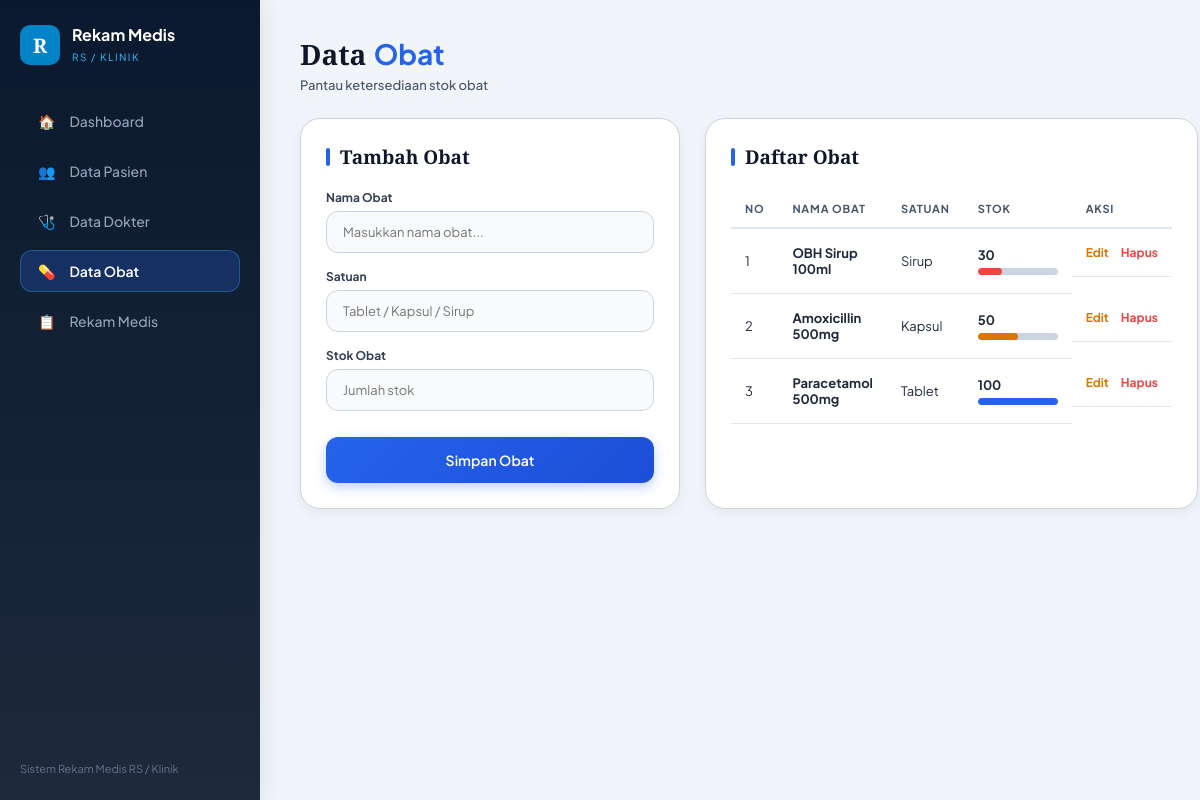
/obat.php, run on the app's committed database.
### tables this page shows
CREATE TABLE `obat` (
  `id_obat` int(11) NOT NULL AUTO_INCREMENT,
  `nama_obat` varchar(100) NOT NULL,
  `satuan` varchar(30) NOT NULL,
  `stok` int(11) NOT NULL,
  PRIMARY KEY (`id_obat`)
);

### obat.php (the view, shortened to what this page needs)
<?php
include 'koneksi.php';
$is_edit      = false;
$nama_obat    = "";
$satuan       = "";
$stok         = "";
?>
<!DOCTYPE html>
<html lang="id">
<head>
    <link rel="stylesheet" href="style.css">
</head>
<body>
    <div class="sidebar">
        <div>
            <div class="brand">
                <div class="brand-logo">R</div>
                <div class="brand-text"><h2>Rekam Medis</h2><span>RS / KLINIK</span></div>
            </div>
            <div class="nav-menu">
                <a href="index.php" class="nav-item"><span>🏠</span> Dashboard</a>
                <a href="pasien.php" class="nav-item"><span>👥</span> Data Pasien</a>
                <a href="dokter.php" class="nav-item"><span>🩺</span> Data Dokter</a>
                <a href="obat.php" class="nav-item active"><span>💊</span> Data Obat</a>
                <a href="rekam_medis.php" class="nav-item"><span>📋</span> Rekam Medis</a>
            </div>
        </div>
        <div class="sidebar-footer">Sistem Rekam Medis RS / Klinik</div>
    </div>
    <div class="main-content">
        <div class="header-title">
            <div>
                <h1>Data <span>Obat</span></h1>
                <p>Pantau ketersediaan stok obat</p>
            </div>
        </div>
        <div class="row-grid">
            <div class="panel">
                <h3 class="panel-title"><?= $is_edit ? "Edit Data Obat" : "Tambah Obat"; ?></h3>
                <form action="obat.php" method="POST">
                    <div class="form-group">
                        <label>Nama Obat</label>
                        <input type="text" name="nama_obat" class="form-control" value="<?= $nama_obat; ?>" placeholder="Masukkan nama obat..." required>
                    </div>
                    <div class="form-group">
                        <label>Satuan</label>
                        <input type="text" name="satuan" class="form-control" value="<?= $satuan; ?>" placeholder="Tablet / Kapsul / Sirup" required>
                    </div>
                    <div class="form-group">
                        <label>Stok Obat</label>
                        <input type="number" name="stok" class="form-control" value="<?= $stok; ?>" min="0" placeholder="Jumlah stok" required>
                    </div>
                    <button type="submit" name="simpan" class="btn-submit"><?= $is_edit ? "Update Obat" : "Simpan Obat"; ?></button>
                </form>
            </div>
            <div class="panel">
                <h3 class="panel-title">Daftar Obat</h3>
                <div class="table-responsive">
                    <table>
                        <thead>
                            <tr>
                                <th>NO</th>
                                <th>NAMA OBAT</th>
                                <th>SATUAN</th>
                                <th>STOK</th>
                                <th>AKSI</th>
                            </tr>
                        </thead>
                        <tbody>
                            <?php
                            $no = 1;
                            $data = mysqli_query($koneksi, "SELECT * FROM obat ORDER BY id_obat DESC");
                            while ($d = mysqli_fetch_assoc($data)) {
                                $pct = min(100, max(10, $d['stok']));
                                $bar_color = ($d['stok'] < 40) ? '#ef4444' : (($d['stok'] < 80) ? '#d97706' : '#2563eb');
                            ?>
                            <tr>
                                <td><?= $no++; ?></td>
                                <td><b><?= $d['nama_obat']; ?></b></td>
                                <td><?= $d['satuan']; ?></td>
                                <td>
                                    <b><?= $d['stok']; ?></b>
                                    <div class="progress-bar-bg">
                                        <div class="progress-bar-fill" style="width: <?= $pct; ?>%; background: <?= $bar_color; ?>;"></div>
                                    </div>
                                </td>
                                <td class="action-links">
                                    <a href="obat.php?edit=<?= $d['id_obat']; ?>" class="btn-action-edit">Edit</a>
                                    <a href="javascript:void(0)" onclick="konfirmasiHapus('obat.php?hapus=<?= $d['id_obat']; ?>')" class="btn-action-delete">Hapus</a>
                                </td>
                            </tr>
                            <?php } ?>
                        </tbody>
                    </table>
                </div>
            </div>
        </div>
    </div>
</body>
</html>

### style.css (style rules this page uses)
* { box-sizing: border-box; margin: 0; padding: 0; font-family: 'Plus Jakarta Sans', sans-serif; }
body { background-color: #f1f5f9; color: #0f172a; display: flex; min-height: 100vh; }
.sidebar { width: 260px; background: linear-gradient(180deg, #0a192f 0%, #1e293b 100%); padding: 25px 20px; display: flex; flex-direction: column; justify-content: space-between; color: #f1f5f9; position: fixed; height: 100vh; left: 0; top: 0; box-shadow: 4px 0 20px rgba(0,0,0,0.08); z-index: 100; }
.brand { display: flex; align-items: center; gap: 12px; margin-bottom: 35px; }
.brand-logo { width: 40px; height: 40px; background: #0284c7; color: #ffffff; font-weight: 700; font-size: 20px; border-radius: 10px; display: flex; align-items: center; justify-content: center; font-family: 'Playfair Display', serif; }
.brand-text h2 { font-size: 16px; font-weight: 700; color: #ffffff; line-height: 1.2; }
.brand-text span { font-size: 10px; letter-spacing: 1.5px; color: #38bdf8; text-transform: uppercase; }
.nav-menu { display: flex; flex-direction: column; gap: 8px; }
.nav-item { display: flex; align-items: center; gap: 14px; padding: 12px 18px; color: #94a3b8; text-decoration: none; font-size: 14px; font-weight: 500; border-radius: 12px; transition: all 0.3s ease; }
.nav-item.active { background: rgba(37, 99, 235, 0.25); color: #ffffff; font-weight: 600; box-shadow: inset 0 0 0 1px rgba(56, 189, 248, 0.3); }
.sidebar-footer { font-size: 11px; color: #64748b; }
.main-content { margin-left: 260px; flex: 1; padding: 35px 40px; max-width: calc(100% - 260px); }
.header-title { margin-bottom: 25px; display: flex; justify-content: space-between; align-items: flex-start; }
.header-title h1 { font-family: 'Playfair Display', serif; font-size: 28px; color: #0f172a; font-weight: 700; }
.header-title h1 span { color: #2563eb; }
.header-title p { font-size: 13px; color: #475569; margin-top: 4px; font-weight: 500; }
.row-grid { display: grid; grid-template-columns: 380px 1fr; gap: 25px; }
.panel { background: #ffffff; padding: 25px; border-radius: 20px; box-shadow: 0 4px 12px rgba(15, 23, 42, 0.06); border: 1px solid #cbd5e1; }
.panel-title { font-family: 'Playfair Display', serif; font-size: 19px; color: #0f172a; margin-bottom: 20px; display: flex; align-items: center; gap: 10px; }
.panel-title::before { content: ''; width: 4px; height: 18px; background: #2563eb; border-radius: 2px; }
.form-group { margin-bottom: 16px; }
.form-group label { display: block; font-size: 12px; font-weight: 700; color: #334155; margin-bottom: 6px; }
.form-control { width: 100%; padding: 12px 16px; border: 1px solid #cbd5e1; background: #f8fafc; border-radius: 12px; font-size: 13px; color: #0f172a; outline: none; transition: all 0.3s; }
.btn-submit { width: 100%; padding: 14px; background: linear-gradient(135deg, #2563eb 0%, #1d4ed8 100%); color: white; border: none; border-radius: 12px; font-weight: 600; font-size: 14px; cursor: pointer; box-shadow: 0 4px 12px rgba(37, 99, 235, 0.3); transition: all 0.3s; margin-top: 10px; }
.table-responsive { width: 100%; overflow-x: auto; }
table { width: 100%; border-collapse: collapse; }
table th { text-align: left; font-size: 11px; text-transform: uppercase; letter-spacing: 0.8px; color: #475569; padding: 12px 14px; border-bottom: 2px solid #e2e8f0; font-weight: 700; }
table td { padding: 16px 14px; font-size: 13px; border-bottom: 1px solid #e2e8f0; vertical-align: middle; color: #1e293b; }
.progress-bar-bg { width: 80px; height: 7px; background: #cbd5e1; border-radius: 10px; overflow: hidden; margin-top: 5px; }
.progress-bar-fill { height: 100%; border-radius: 10px; }
.action-links { display: flex; gap: 12px; }
.btn-action-edit { color: #d97706; font-weight: 700; text-decoration: none; font-size: 12px; }
.btn-action-delete { color: #ef4444; font-weight: 700; text-decoration: none; font-size: 12px; }

### data on the page
obat: nama_obat "OBH Sirup 100ml", satuan "Sirup", stok "30"
obat: nama_obat "Amoxicillin 500mg", satuan "Kapsul", stok "50"
obat: nama_obat "Paracetamol 500mg", satuan "Tablet", stok "100"
